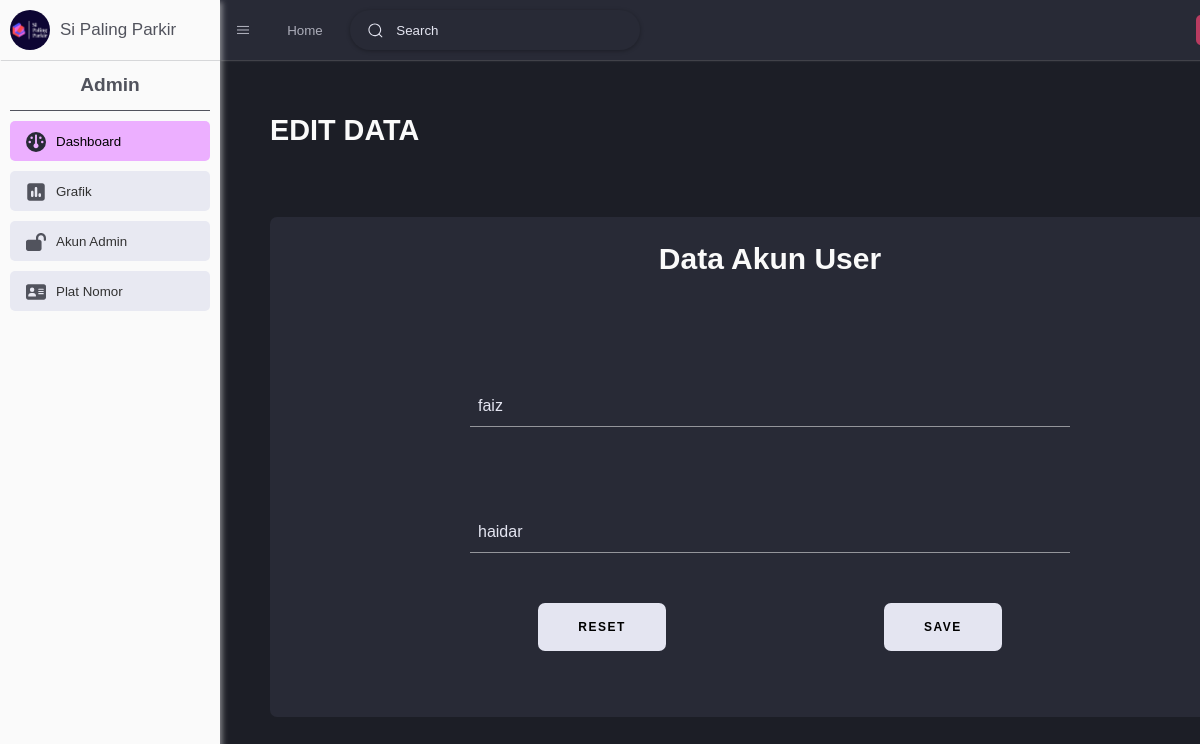
The page /bundle.php?page=edituser&id=1 (signed in) on the database as committed earlier.
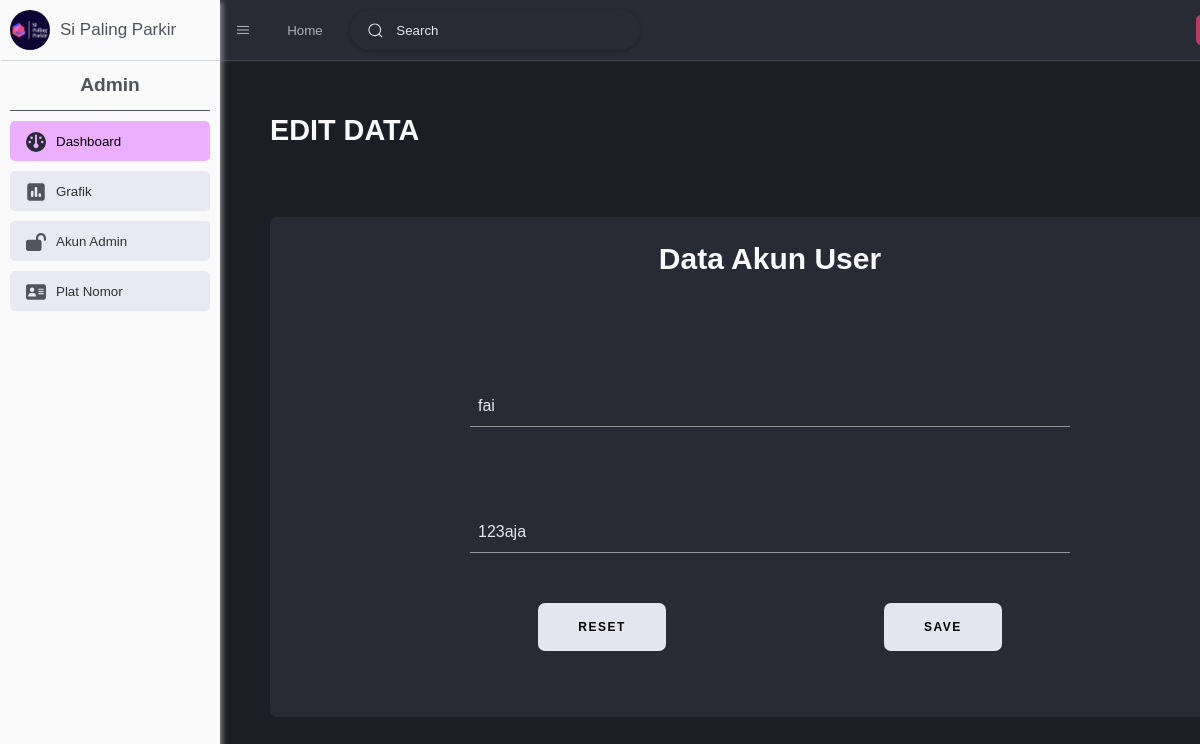
The same page on the database as committed later.
### tables this page shows
CREATE TABLE `user` (
  `id` int(11) NOT NULL,
  `username` varchar(100) NOT NULL,
  `password` varchar(100) NOT NULL
);

### controller/edituser.php (called while the page is built, shortened)
<?php
try {
    $sql = "SELECT * FROM user WHERE id=$_GET[id]";
    $result = mysqli_query($conn, $sql);
    $data = mysqli_fetch_array($result);
} catch (\Throwable $er) {
    echo (" (edituser.php) pesan: " . $er);
}
?>

### admin/edituser.php (the view, shortened to what this page needs)
<link rel="stylesheet" href="style/edit_user.css">
<h1>EDIT DATA</h1>
<form method="post" class="background">
    <div class="latar">
        <h1>Data Akun User</h1>
        <div class="form_4">
            <input name="username" class="input_4" placeholder="Username" required type="text" value="<?= $data['username'] ?>">
        </div>
        <div class="form_3">
            <input name="password" class="input_3" placeholder="Password" required type="text" value="<?= $data['password'] ?>">
    </div>
    <div class="tombol_edituser">
        <button type="riset">RESET</button>
        <button type="submit">SAVE</button>
    </div>
</form>

Rows that differ between the two databases and show on the page:
changed user: username "faiz" → "fai"; password "haidar" → "123aja"
